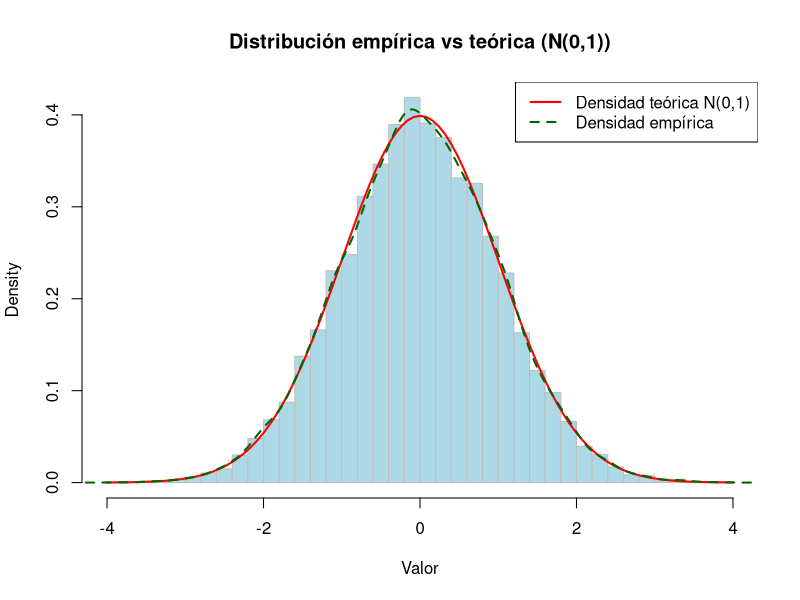

Here is the R script that generated this plot:
# Establecer semilla para reproducibilidad
set.seed(123)

# Generar muestra de 10,000 números con distribución normal estándar
muestra <- rnorm(10000, mean = 0, sd = 1)

# Calcular media y desviación estándar muestral
media_muestral <- mean(muestra)
desviacion_muestral <- sd(muestra)

# Mostrar resultados
cat("Media muestral:", media_muestral, "\n")
cat("Desviación estándar muestral:", desviacion_muestral, "\n")

# Crear histograma de la muestra con densidad
hist(muestra, breaks = 50, probability = TRUE,
     main = "Distribución empírica vs teórica (N(0,1))",
     xlab = "Valor", col = "lightblue", border = "gray")

# Agregar curva de densidad teórica (normal estándar)
curve(dnorm(x, mean = 0, sd = 1),
      col = "red", lwd = 2, add = TRUE)

# Agregar curva de densidad empírica
lines(density(muestra), col = "darkgreen", lwd = 2, lty = 2)

# Leyenda
legend("topright",
       legend = c("Densidad teórica N(0,1)", "Densidad empírica"),
       col = c("red", "darkgreen"),
       lwd = 2, lty = c(1, 2))
